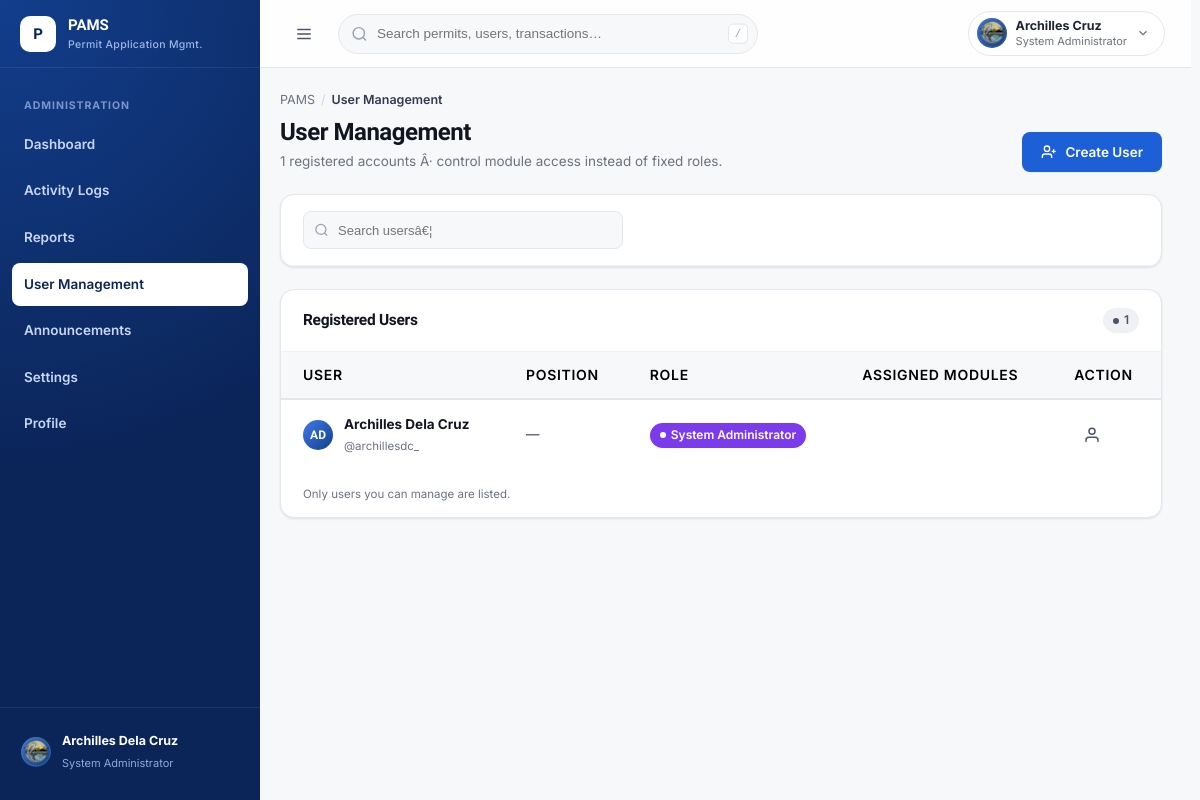
Page /pages/user-management.php (signed in) on the committed database.
### tables this page shows
CREATE TABLE users (
    id INT AUTO_INCREMENT PRIMARY KEY,
    username VARCHAR(50) NOT NULL,
    password_hash VARCHAR(255) NOT NULL,
    full_name VARCHAR(100) NOT NULL,
    email VARCHAR(100) DEFAULT NULL,
    profile_photo VARCHAR(255) DEFAULT 'assets/images/OBO LOGO.png',
    is_active TINYINT(1) DEFAULT 1,
    is_admin TINYINT(1) DEFAULT 0,
    role VARCHAR(20) NOT NULL DEFAULT 'inspector',
    position VARCHAR(100) DEFAULT NULL,
    last_login DATETIME DEFAULT NULL,
    created_at DATETIME DEFAULT CURRENT_TIMESTAMP,
    updated_at DATETIME DEFAULT CURRENT_TIMESTAMP ON UPDATE CURRENT_TIMESTAMP,
    UNIQUE KEY username (username),
    KEY idx_username (username),
    KEY idx_is_active (is_active)
);

### includes/functions.php (called while the page is built, shortened)
<?php
function escape(string $str): string {
    return htmlspecialchars($str, ENT_QUOTES | ENT_HTML5, 'UTF-8');
}
function getNavIcon(string $name): string {
    return $icons[$name] ?? '';
}

### includes/auth.php (called while the page is built, shortened)
<?php
require_once __DIR__ . '/functions.php';
function getUserRole(): string {
    return $_SESSION['role'] ?? 'inspector';
}
function getAllowedRegistrableRoles(): array {
    $map = [
        'developer' => ['admin', 'admin_aid', 'inspector-admin', 'inspector'],
        'admin' => ['admin_aid'],
        'inspector-admin' => ['inspector'],
    ];
    return $map[getUserRole()] ?? [];
}
function canManageUsers(): bool {
    return in_array(getUserRole(), ['developer', 'admin', 'admin_aid', 'inspector-admin'], true);
}

### pages/user-management.php (the view, shortened to what this page needs)
<?php
require_once __DIR__ . '/../includes/auth.php';
$isAdminPanel = in_array($_SESSION['role'] ?? '', ['developer', 'admin'], true);
if ($isAdminPanel) {
    require_once __DIR__ . '/../includes/admin-shell.php';
} else {
    require_once __DIR__ . '/../includes/user-shell.php';
}
$pdo = getDB();
$users = $pdo->query("SELECT id, full_name, username, email, profile_photo, is_admin, role, position, CASE WHEN is_active = 1 THEN 'active' ELSE 'inactive' END AS status, last_login, created_at FROM users ORDER BY full_name")->fetchAll();
$currentRole = $_SESSION['role'] ?? '';
if ($currentRole === 'developer') {
    $visibleUsers = $users;
} elseif ($currentRole === 'admin') {
    $visibleUsers = array_values(array_filter($users, fn($u) => ($u['role'] ?? '') === 'admin_aid'));
} elseif ($currentRole === 'inspector-admin') {
    $visibleUsers = array_values(array_filter($users, fn($u) => ($u['role'] ?? '') === 'inspector'));
} else {
    $visibleUsers = [];
}
$allPerms = [];
function renderUserRows(array $rows, array $allPerms, bool $showModules = true, bool $canDelete = true): string {
    $html = '';
    foreach ($rows as $u) {
        $perms = $allPerms[$u['id']] ?? [];
        $initials = implode('', array_map(fn($n) => strtoupper($n[0]), explode(' ', $u['full_name'])));
        $initials = substr($initials, 0, 2);
        $moduleLabels = array_map(fn($k) => MODULES[$k] ?? $k, $perms);
        $role = $u['role'] ?? 'inspector';
        $manageable = canManageUsers() && in_array($role, getAllowedRegistrableRoles(), true);
        $roleBadge = $role === 'developer' ? '<span class="badge" style="background:#7c3aed;color:#fff;">System Administrator</span>'
            : ($role === 'admin' ? '<span class="badge badge-info">Administrator</span>'
            : ($role === 'admin_aid' ? '<span class="badge" style="background:#0ea5e9;color:#fff;">Admin Aid</span>'
            : ($role === 'inspector-admin' ? '<span class="badge" style="background:#0d9488;color:#fff;">Inspector Admin</span>'
            : '<span class="badge badge-neutral">Inspector</span>')));
        $moduleCell = '';
        if ($showModules) {
            $moduleTags = implode('', array_map(fn($m) => '<span class="module-tag">' . escape($m) . '</span>', array_slice($moduleLabels, 0, 3)));
            $moduleCell = '<td><div class="module-tags">' . $moduleTags . '</div></td>';
        }
        $positionLabels = [
            'Administrator I' => 'Administrator I',
            'admin_aid_ii' => 'Admin Aid II',
            'pdo_ii' => 'Project Development Officer II',
            'engineer_i' => 'Engineer I',
            'architect_i' => 'Architect I',
            'evaluator' => 'Evaluator',
        ];
        $positionLabel = $positionLabels[$u['position'] ?? ''] ?? ($u['position'] ?? '—');
        $html .= '<tr data-id="' . $u['id'] . '">'
            . '<td class="cell-user">'
            . '<div class="avatar sm">' . escape($initials) . '</div>'
            . '<div><strong>' . escape($u['full_name']) . '</strong><span>@' . escape($u['username']) . '</span></div>'
            . '</td>'
            . '<td>' . escape($positionLabel) . '</td>'
            . '<td>' . $roleBadge . '</td>'
            . $moduleCell
            . '<td><div class="row-actions">'
            . '<button class="icon-btn view-user-btn" data-id="' . $u['id'] . '" aria-label="View">'
            . '<svg viewBox="0 0 24 24" width="16" height="16" fill="none" stroke="currentColor" stroke-width="2"><path d="M20 21v-2a4 4 0 0 0-4-4H8a4 4 0 0 0-4 4v2"/><circle cx="12" cy="7" r="4"/></svg>'
            . '</button>'
            . ($manageable ? '<button class="icon-btn edit-user-btn" data-id="' . $u['id'] . '" aria-label="Edit">'
            . '<svg viewBox="0 0 24 24" width="16" height="16" fill="none" stroke="currentColor" stroke-width="2"><path d="M11 4H4a2 2 0 0 0-2 2v14a2 2 0 0 0 2 2h14a2 2 0 0 0 2-2v-7"/><path d="M18.5 2.5a2.12 2.12 0 0 1 3 3L12 15l-4 1 1-4Z"/></svg>'
            . '</button>' : '')
            . ($manageable ? '<button class="icon-btn reset-pw-btn" data-id="' . $u['id'] . '" aria-label="Reset password">'
            . '<svg viewBox="0 0 24 24" width="16" height="16" fill="none" stroke="currentColor" stroke-width="2"><path d="M21 2v6h-6"/><path d="M3 12a9 9 0 0 1 15-6.7L21 8"/><path d="M3 22v-6h6"/><path d="M21 12a9 9 0 0 1-15 6.7L3 16"/></svg>'
            . '</button>' : '')
            . ($manageable && $canDelete ? '<button class="icon-btn" data-action="delete" data-id="' . $u['id'] . '" aria-label="Delete" style="color:var(--danger);">'
            . '<svg viewBox="0 0 24 24" width="16" height="16" fill="none" stroke="currentColor" stroke-width="2"><path d="M3 6h18M8 6V4a2 2 0 0 1 2-2h4a2 2 0 0 1 2 2v2m3 0-1 14a2 2 0 0 1-2 2H7a2 2 0 0 1-2-2L4 6"/></svg>'
            . '</button>' : '')
            . '</div></td></tr>';
    }
    return $html;
}
?>
<!DOCTYPE html>
<html lang="en">
<head>
<link rel="stylesheet" href="../assets/css/variables.css">
<link rel="stylesheet" href="../assets/css/utilities.css">
<link rel="stylesheet" href="../assets/css/buttons.css">
<link rel="stylesheet" href="../assets/css/layout.css?v=20260816c">
<link rel="stylesheet" href="../assets/css/sidebar.css?v=20260803b">
<link rel="stylesheet" href="../assets/css/header.css">
<link rel="stylesheet" href="../assets/css/cards.css">
<link rel="stylesheet" href="../assets/css/tables.css">
<link rel="stylesheet" href="../assets/css/forms.css">
<link rel="stylesheet" href="../assets/css/modal.css">
<link rel="stylesheet" href="../assets/css/responsive.css">
</head>
<body data-page="admin-users">
  <div class="app-shell" id="appShell">
    <?php echo $isAdminPanel ? renderAdminSidebar('users') : renderUserSidebar('user-management', 'user/'); ?>
    <div class="main-col">
      <?php echo $isAdminPanel ? renderAdminHeader('User Management') : renderUserHeader('User Management', 'user/'); ?>
      <main class="page-content fade-in">
        <div class="breadcrumb"><span>PAMS</span><span class="sep">/</span><span class="current">User Management</span></div>
        <div class="page-head">
          <div>
            <h1>User Management</h1>
            <p class="subtitle"><span id="userCount"><?php echo count($visibleUsers); ?></span> registered accounts Â· control module access instead of fixed roles.</p>
          </div>
          <div class="flex gap-sm" style="align-items:flex-end;">
            <?php if (count(getAllowedRegistrableRoles()) > 0): ?>
            <button class="btn btn-primary" id="createUserBtn">
              <svg viewBox="0 0 24 24" width="16" height="16" fill="none" stroke="currentColor" stroke-width="2"><path d="M16 21v-2a4 4 0 0 0-4-4H6a4 4 0 0 0-4 4v2"/><circle cx="9" cy="7" r="4"/><path d="M19 8v6M22 11h-6"/></svg>
              Create User
            </button>
            <?php endif; ?>
          </div>
        </div>
        <div class="section-card">
          <div class="table-toolbar">
            <div class="search-box">
              <svg viewBox="0 0 24 24" fill="none" stroke="currentColor" stroke-width="2"><circle cx="11" cy="11" r="8"/><path d="m21 21-4.3-4.3"/></svg>
              <input type="text" id="usersSearch" placeholder="Search usersâ€¦">
            </div>
          </div>
        </div>
        <div class="section-card">
          <div class="section-head">
            <h3>Registered Users</h3>
            <span class="badge badge-neutral"><?php echo count($visibleUsers); ?></span>
          </div>
          <div class="scroll-x">
            <table class="data-table">
              <thead>
                <tr><th>User</th><th>Position</th><th>Role</th><th>Assigned Modules</th><th>Action</th></tr>
              </thead>
              <tbody id="usersTableBody" class="users-tbody">
                <?php echo renderUserRows($visibleUsers, $allPerms); ?>
              </tbody>
            </table>
          </div>
          <div class="table-footer">
            <span class="text-xs text-muted">Only users you can manage are listed.</span>
          </div>
        </div>
      </main>
    </div>
  </div>
</body>
</html>

### assets/css/variables.css (style rules this page uses)
:root { --color-primary-900:#0B2559; --color-primary-700:#123E8C; --color-primary-600:#1651B8; --color-primary:#1D5FD6; --color-primary-500:#1D5FD6; --color-primary-400:#3E7BEA; --color-primary-100:#DCE7FB; --color-primary-50:#F3F7FE; --white:#FFFFFF; --gray-50:#F7F8FA; --gray-100:#EFF1F5; --gray-200:#E3E6EC; --gray-300:#CDD2DC; --gray-400:#9AA2B1; --gray-500:#6B7280; --gray-600:#4B5468; --gray-700:#333B4F; --gray-800:#1F2534; --gray-900:#12151F; --success:#1C8A4B; --success-light:#E4F6EC; --warning:#B5720A; --warning-bg:#FDF0DC; --danger:#C22B2B; --danger-light:#FBE7E7; --info:#1D5FD6; --info-light:#EAF1FD; --font-display:'Sora', 'Segoe UI', sans-serif; --font-body:'Inter', 'Segoe UI', sans-serif; --font-mono:'JetBrains Mono', 'Consolas', monospace; --radius-xs:6px; --radius-sm:8px; --radius-md:12px; --radius-lg:14px; --radius-xl:20px; --radius-pill:999px; --shadow-xs:0 1px 2px rgba(15,23,42,.05); --shadow-sm:0 1px 3px rgba(18,21,31,.06), 0 1px 2px rgba(18,21,31,.04); --shadow-md:0 6px 16px -4px rgba(18,21,31,.10), 0 2px 6px rgba(18,21,31,.06); --shadow-lg:0 18px 40px -12px rgba(18,21,31,.18); --shadow-focus:0 0 0 3px var(--color-primary-100); --ease:cubic-bezier(.4,0,.2,1); --dur-fast:120ms; --dur-base:200ms; --dur-slow:360ms; --sidebar-w:260px; --sidebar-w-collapsed:78px; --header-h:68px; --content-max:1440px; }
*,*::before,*::after { box-sizing:border-box; }
html { -webkit-text-size-adjust:100%; }
body { margin:0; font-family:var(--font-body); font-weight:400; font-size:14px; line-height:1.6; color:var(--gray-800); background:var(--gray-50); -webkit-font-smoothing:antialiased; -moz-osx-font-smoothing:grayscale; text-rendering:optimizeLegibility; }
h1,h2,h3,h4,h5 { font-family:var(--font-display); margin:0; color:var(--gray-900); letter-spacing:-.02em; line-height:1.2; }
h1 { font-weight:700; font-size:24px; }
h3 { font-weight:700; font-size:17px; }
p { margin:0; line-height:1.6; }
button { font-family:inherit; font-weight:600; }

### assets/css/utilities.css (style rules this page uses)
.flex { display:flex; }
.gap-sm { gap:10px; }
.text-muted { color:var(--gray-500); }
.text-xs { font-size:11.5px; }
.badge { display:inline-flex; align-items:center; gap:5px; padding:4px 10px; border-radius:var(--radius-pill); font-size:12px; font-weight:600; line-height:1.4; white-space:nowrap; }
.badge::before { content:''; width:6px; height:6px; border-radius:50%; background:currentColor; }
.badge-neutral { background:var(--gray-100); color:var(--gray-600); }
.avatar { width:38px; height:38px; border-radius:50%; background:linear-gradient(135deg,var(--color-primary-400),var(--color-primary-700)); color:#fff; display:flex; align-items:center; justify-content:center; font-weight:700; font-size:14px; font-family:var(--font-display); flex-shrink:0; }
.avatar.sm { width:30px; height:30px; font-size:12px; }
.icon-btn { width:38px; height:38px; border-radius:var(--radius-sm); border:1px solid transparent; background:transparent; color:var(--gray-600); display:flex; align-items:center; justify-content:center; cursor:pointer; transition:background var(--dur-fast) var(--ease), color var(--dur-fast) var(--ease); }
.scroll-x { overflow-x:auto; -webkit-overflow-scrolling:touch; }
.fade-in { animation:fadeIn var(--dur-slow) var(--ease); }

### assets/css/buttons.css (style rules this page uses)
.btn { display:inline-flex; align-items:center; justify-content:center; gap:8px; height:40px; padding:0 18px; border-radius:var(--radius-sm); font-size:13.5px; font-weight:600; border:1px solid transparent; cursor:pointer; transition:all var(--dur-fast) var(--ease); white-space:nowrap; position:relative; overflow:hidden; }
.btn svg { width:16px; height:16px; flex-shrink:0; }
.btn-primary { background:var(--color-primary); color:#fff; box-shadow:var(--shadow-xs); }
.icon-btn { width: 36px; height: 36px; border-radius: var(--radius-sm); border: 1px solid transparent; background: transparent; color: var(--gray-600); display: flex; align-items: center; justify-content: center; cursor: pointer; transition: all var(--dur-fast) var(--ease); flex-shrink: 0; }
.icon-btn svg { width: 18px; height: 18px; flex-shrink: 0; }

### assets/css/responsive.css (style rules this page uses)
@media (max-width:1240px) { .page-content { padding:22px 20px 32px; } }

### rows in the picture
users: full_name "AD", full_name "Archilles Dela Cruz", username "archillesdc_", position "—"

### other values in the picture
$item['label'] "Dashboard"
$item['label'] "Activity Logs"
$item['label'] "Reports"
$item['label'] "User Management"
$item['label'] "Announcements"
$item['label'] "Settings"
$item['label'] "Profile"
$name "Archilles Dela Cruz"
roleDisplayName($role) "System Administrator"
$first "Archilles"
$last "Cruz"
roleDisplayName($_SESSION['role'] ?? 'inspector') "System Administrator"
count($visibleUsers) "1"
